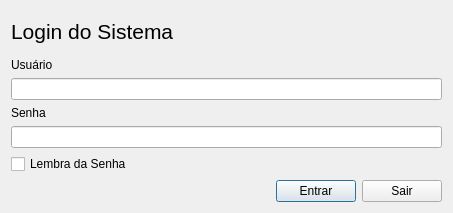
<?xml version="1.0" encoding="UTF-8"?>
<ui version="4.0">
 <class>Dialog_Login</class>
 <widget class="QDialog" name="Dialog_Login">
  <property name="windowModality">
   <enum>Qt::WindowModal</enum>
  </property>
  <property name="geometry">
   <rect>
    <x>0</x>
    <y>0</y>
    <width>453</width>
    <height>213</height>
   </rect>
  </property>
  <property name="windowTitle">
   <string>Dialog</string>
  </property>
  <property name="modal">
   <bool>true</bool>
  </property>
  <layout class="QVBoxLayout" name="verticalLayout_2">
   <item>
    <widget class="QLabel" name="label">
     <property name="font">
      <font>
       <pointsize>16</pointsize>
      </font>
     </property>
     <property name="text">
      <string>Login do Sistema</string>
     </property>
    </widget>
   </item>
   <item>
    <layout class="QVBoxLayout" name="verticalLayout">
     <item>
      <widget class="QLabel" name="label_2">
       <property name="text">
        <string>Usuário</string>
       </property>
      </widget>
     </item>
     <item>
      <widget class="QLineEdit" name="edtNome"/>
     </item>
     <item>
      <widget class="QLabel" name="label_3">
       <property name="text">
        <string>Senha</string>
       </property>
      </widget>
     </item>
     <item>
      <widget class="QLineEdit" name="edtSenha">
       <property name="echoMode">
        <enum>QLineEdit::Password</enum>
       </property>
      </widget>
     </item>
     <item>
      <widget class="QCheckBox" name="checkBox">
       <property name="text">
        <string>Lembra da Senha</string>
       </property>
      </widget>
     </item>
    </layout>
   </item>
   <item>
    <layout class="QHBoxLayout" name="horizontalLayout">
     <item>
      <spacer name="horizontalSpacer">
       <property name="orientation">
        <enum>Qt::Horizontal</enum>
       </property>
       <property name="sizeHint" stdset="0">
        <size>
         <width>40</width>
         <height>20</height>
        </size>
       </property>
      </spacer>
     </item>
     <item>
      <widget class="QPushButton" name="btnEntrar">
       <property name="text">
        <string>Entrar</string>
       </property>
       <property name="icon">
        <iconset resource="../resource/icons.qrc">
         <normaloff>:/imagens/icons/1493238513_Check.png</normaloff>:/imagens/icons/1493238513_Check.png</iconset>
       </property>
      </widget>
     </item>
     <item>
      <widget class="QPushButton" name="btnCancelar">
       <property name="text">
        <string>Sair</string>
       </property>
       <property name="icon">
        <iconset resource="../resource/icons.qrc">
         <normaloff>:/imagens/icons/1493332785_button_cancel.png</normaloff>:/imagens/icons/1493332785_button_cancel.png</iconset>
       </property>
      </widget>
     </item>
    </layout>
   </item>
  </layout>
 </widget>
 <resources>
  <include location="../resource/icons.qrc"/>
 </resources>
 <connections/>
</ui>
